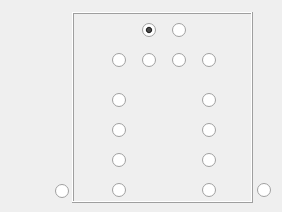
    <widget class="QWidget" name="tab">
     <attribute name="title">
      <string>16 Taini</string>
     </attribute>
     <widget class="QFrame" name="frame_5">
      <property name="geometry">
       <rect>
        <x>72</x>
        <y>12</y>
        <width>181</width>
        <height>191</height>
       </rect>
      </property>
      <property name="frameShape">
       <enum>QFrame::Box</enum>
      </property>
      <property name="frameShadow">
       <enum>QFrame::Raised</enum>
      </property>
      <widget class="QRadioButton" name="et_2">
       <property name="geometry">
        <rect>
         <x>100</x>
         <y>40</y>
         <width>16</width>
         <height>17</height>
        </rect>
       </property>
       <property name="toolTip">
        <string>&lt;html&gt;&lt;head/&gt;&lt;body&gt;&lt;p&gt;M2_ant&lt;/p&gt;&lt;/body&gt;&lt;/html&gt;</string>
       </property>
       <property name="text">
        <string/>
       </property>
       <property name="autoExclusive">
        <bool>false</bool>
       </property>
      </widget>
      <widget class="QRadioButton" name="et_5">
       <property name="geometry">
        <rect>
         <x>130</x>
         <y>170</y>
         <width>16</width>
         <height>17</height>
        </rect>
       </property>
       <property name="toolTip">
        <string>&lt;html&gt;&lt;head/&gt;&lt;body&gt;&lt;p&gt;V1M&lt;/p&gt;&lt;/body&gt;&lt;/html&gt;</string>
       </property>
       <property name="text">
        <string/>
       </property>
       <property name="autoExclusive">
        <bool>false</bool>
       </property>
      </widget>
      <widget class="QRadioButton" name="et_11">
       <property name="geometry">
        <rect>
         <x>40</x>
         <y>140</y>
         <width>16</width>
         <height>17</height>
        </rect>
       </property>
       <property name="text">
        <string/>
       </property>
       <property name="autoExclusive">
        <bool>false</bool>
       </property>
      </widget>
     </widget>
     <widget class="QRadioButton" name="et_6">
      <property name="geometry">
       <rect>
        <x>202</x>
        <y>92</y>
        <width>16</width>
        <height>17</height>
       </rect>
      </property>
      <property name="toolTip">
       <string>&lt;html&gt;&lt;head/&gt;&lt;body&gt;&lt;p&gt;S1HL_S1FL&lt;/p&gt;&lt;/body&gt;&lt;/html&gt;</string>
      </property>
      <property name="text">
       <string/>
      </property>
      <property name="autoExclusive">
       <bool>false</bool>
      </property>
     </widget>
     <widget class="QRadioButton" name="et_12">
      <property name="geometry">
       <rect>
        <x>112</x>
        <y>182</y>
        <width>16</width>
        <height>17</height>
       </rect>
      </property>
      <property name="text">
       <string/>
      </property>
      <property name="autoExclusive">
       <bool>false</bool>
      </property>
     </widget>
     <widget class="QRadioButton" name="et_13">
      <property name="geometry">
       <rect>
        <x>112</x>
        <y>92</y>
        <width>16</width>
        <height>17</height>
       </rect>
      </property>
      <property name="text">
       <string/>
      </property>
      <property name="autoExclusive">
       <bool>false</bool>
      </property>
     </widget>
     <widget class="QRadioButton" name="et_0">
      <property name="geometry">
       <rect>
        <x>202</x>
        <y>122</y>
        <width>16</width>
        <height>17</height>
       </rect>
      </property>
      <property name="toolTip">
       <string>&lt;html&gt;&lt;head/&gt;&lt;body&gt;&lt;p&gt;S1Tr&lt;/p&gt;&lt;/body&gt;&lt;/html&gt;</string>
      </property>
      <property name="text">
       <string/>
      </property>
     </widget>
     <widget class="QRadioButton" name="et_3">
      <property name="geometry">
       <rect>
        <x>202</x>
        <y>52</y>
        <width>16</width>
        <height>17</height>
       </rect>
      </property>
      <property name="toolTip">
       <string>&lt;html&gt;&lt;head/&gt;&lt;body&gt;&lt;p&gt;M1_ant&lt;/p&gt;&lt;/body&gt;&lt;/html&gt;</string>
      </property>
      <property name="text">
       <string/>
      </property>
      <property name="autoExclusive">
       <bool>false</bool>
      </property>
     </widget>
     <widget class="QRadioButton" name="et_8">
      <property name="geometry">
       <rect>
        <x>142</x>
        <y>22</y>
        <width>16</width>
        <height>17</height>
       </rect>
      </property>
      <property name="text">
       <string/>
      </property>
      <property name="checked">
       <bool>true</bool>
      </property>
      <property name="autoExclusive">
       <bool>false</bool>
      </property>
     </widget>
     <widget class="QRadioButton" name="et_4">
      <property name="geometry">
       <rect>
        <x>202</x>
        <y>152</y>
        <width>16</width>
        <height>17</height>
       </rect>
      </property>
      <property name="toolTip">
       <string>&lt;html&gt;&lt;head/&gt;&lt;body&gt;&lt;p&gt;V2ML&lt;/p&gt;&lt;/body&gt;&lt;/html&gt;</string>
      </property>
      <property name="text">
       <string/>
      </property>
      <property name="autoExclusive">
       <bool>false</bool>
      </property>
     </widget>
     <widget class="QRadioButton" name="et_10">
      <property name="geometry">
       <rect>
        <x>112</x>
        <y>52</y>
        <width>16</width>
        <height>17</height>
       </rect>
      </property>
      <property name="text">
       <string/>
      </property>
      <property name="autoExclusive">
       <bool>false</bool>
      </property>
     </widget>
     <widget class="QRadioButton" name="et_7">
      <property name="geometry">
       <rect>
        <x>112</x>
        <y>122</y>
        <width>16</width>
        <height>17</height>
       </rect>
      </property>
      <property name="text">
       <string/>
      </property>
      <property name="autoExclusive">
       <bool>false</bool>
      </property>
     </widget>
     <widget class="QRadioButton" name="et_1">
      <property name="geometry">
       <rect>
        <x>172</x>
        <y>22</y>
        <width>16</width>
        <height>17</height>
       </rect>
      </property>
      <property name="toolTip">
       <string>&lt;html&gt;&lt;head/&gt;&lt;body&gt;&lt;p&gt;M2_FrA&lt;/p&gt;&lt;/body&gt;&lt;/html&gt;</string>
      </property>
      <property name="text">
       <string/>
      </property>
      <property name="autoExclusive">
       <bool>false</bool>
      </property>
     </widget>
     <widget class="QRadioButton" name="et_9">
      <property name="geometry">
       <rect>
        <x>142</x>
        <y>52</y>
        <width>16</width>
        <height>17</height>
       </rect>
      </property>
      <property name="text">
       <string/>
      </property>
      <property name="autoExclusive">
       <bool>false</bool>
      </property>
     </widget>
     <widget class="QRadioButton" name="et_14">
      <property name="geometry">
       <rect>
        <x>257</x>
        <y>182</y>
        <width>16</width>
        <height>17</height>
       </rect>
      </property>
      <property name="toolTip">
       <string>&lt;html&gt;&lt;head/&gt;&lt;body&gt;&lt;p&gt;EMG_Right&lt;/p&gt;&lt;/body&gt;&lt;/html&gt;</string>
      </property>
      <property name="text">
       <string/>
      </property>
      <property name="autoExclusive">
       <bool>false</bool>
      </property>
     </widget>
     <widget class="QRadioButton" name="et_15">
      <property name="geometry">
       <rect>
        <x>55</x>
        <y>183</y>
        <width>16</width>
        <height>17</height>
       </rect>
      </property>
      <property name="toolTip">
       <string>&lt;html&gt;&lt;head/&gt;&lt;body&gt;&lt;p&gt;EMG_Left&lt;/p&gt;&lt;/body&gt;&lt;/html&gt;</string>
      </property>
      <property name="text">
       <string/>
      </property>
      <property name="autoExclusive">
       <bool>false</bool>
      </property>
     </widget>
    </widget>
